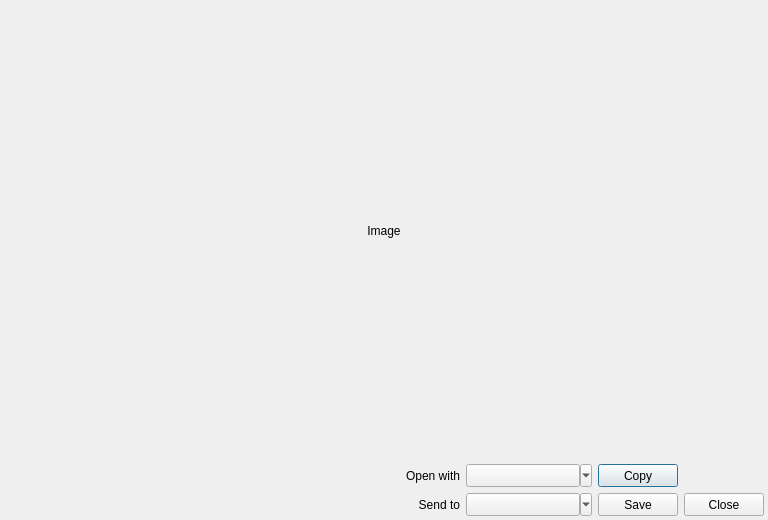
<?xml version="1.0" encoding="UTF-8"?>
<ui version="4.0">
 <class>ScreenshotDialog</class>
 <widget class="QDialog" name="ScreenshotDialog">
  <property name="geometry">
   <rect>
    <x>0</x>
    <y>0</y>
    <width>768</width>
    <height>520</height>
   </rect>
  </property>
  <property name="windowTitle">
   <string>Screenshot</string>
  </property>
  <layout class="QGridLayout" name="gridLayout">
   <property name="margin">
    <number>4</number>
   </property>
   <item row="0" column="0" colspan="5">
    <widget class="ImageLabel" name="imageLabel">
     <property name="sizePolicy">
      <sizepolicy hsizetype="MinimumExpanding" vsizetype="MinimumExpanding">
       <horstretch>0</horstretch>
       <verstretch>0</verstretch>
      </sizepolicy>
     </property>
     <property name="minimumSize">
      <size>
       <width>300</width>
       <height>200</height>
      </size>
     </property>
     <property name="text">
      <string>Image</string>
     </property>
     <property name="alignment">
      <set>Qt::AlignCenter</set>
     </property>
    </widget>
   </item>
   <item row="1" column="0">
    <spacer name="horizontalSpacer_2">
     <property name="orientation">
      <enum>Qt::Horizontal</enum>
     </property>
     <property name="sizeHint" stdset="0">
      <size>
       <width>396</width>
       <height>20</height>
      </size>
     </property>
    </spacer>
   </item>
   <item row="1" column="1">
    <widget class="QLabel" name="label">
     <property name="text">
      <string>Open with</string>
     </property>
     <property name="alignment">
      <set>Qt::AlignRight|Qt::AlignTrailing|Qt::AlignVCenter</set>
     </property>
    </widget>
   </item>
   <item row="1" column="2">
    <widget class="QToolButton" name="openWithButton">
     <property name="sizePolicy">
      <sizepolicy hsizetype="MinimumExpanding" vsizetype="Preferred">
       <horstretch>0</horstretch>
       <verstretch>0</verstretch>
      </sizepolicy>
     </property>
     <property name="text">
      <string/>
     </property>
     <property name="popupMode">
      <enum>QToolButton::MenuButtonPopup</enum>
     </property>
     <property name="toolButtonStyle">
      <enum>Qt::ToolButtonTextBesideIcon</enum>
     </property>
     <property name="arrowType">
      <enum>Qt::NoArrow</enum>
     </property>
    </widget>
   </item>
   <item row="1" column="3">
    <widget class="QPushButton" name="copyButton">
     <property name="sizePolicy">
      <sizepolicy hsizetype="Minimum" vsizetype="Preferred">
       <horstretch>0</horstretch>
       <verstretch>0</verstretch>
      </sizepolicy>
     </property>
     <property name="toolTip">
      <string>Copy the image to clipboard</string>
     </property>
     <property name="text">
      <string>Copy</string>
     </property>
     <property name="icon">
      <iconset theme="edit-copy">
       <normaloff/>
      </iconset>
     </property>
    </widget>
   </item>
   <item row="2" column="0">
    <spacer name="horizontalSpacer">
     <property name="orientation">
      <enum>Qt::Horizontal</enum>
     </property>
     <property name="sizeHint" stdset="0">
      <size>
       <width>396</width>
       <height>20</height>
      </size>
     </property>
    </spacer>
   </item>
   <item row="2" column="1">
    <widget class="QLabel" name="label_2">
     <property name="text">
      <string>Send to</string>
     </property>
     <property name="alignment">
      <set>Qt::AlignRight|Qt::AlignTrailing|Qt::AlignVCenter</set>
     </property>
    </widget>
   </item>
   <item row="2" column="2">
    <widget class="QToolButton" name="sendToButton">
     <property name="sizePolicy">
      <sizepolicy hsizetype="MinimumExpanding" vsizetype="Preferred">
       <horstretch>0</horstretch>
       <verstretch>0</verstretch>
      </sizepolicy>
     </property>
     <property name="text">
      <string/>
     </property>
     <property name="popupMode">
      <enum>QToolButton::MenuButtonPopup</enum>
     </property>
     <property name="toolButtonStyle">
      <enum>Qt::ToolButtonTextBesideIcon</enum>
     </property>
     <property name="arrowType">
      <enum>Qt::NoArrow</enum>
     </property>
    </widget>
   </item>
   <item row="2" column="3">
    <widget class="QPushButton" name="saveAsButton">
     <property name="sizePolicy">
      <sizepolicy hsizetype="Minimum" vsizetype="Preferred">
       <horstretch>0</horstretch>
       <verstretch>0</verstretch>
      </sizepolicy>
     </property>
     <property name="text">
      <string>Save</string>
     </property>
     <property name="icon">
      <iconset theme="document-save">
       <normaloff/>
      </iconset>
     </property>
    </widget>
   </item>
   <item row="2" column="4">
    <widget class="QPushButton" name="closeButton">
     <property name="sizePolicy">
      <sizepolicy hsizetype="Minimum" vsizetype="Preferred">
       <horstretch>0</horstretch>
       <verstretch>0</verstretch>
      </sizepolicy>
     </property>
     <property name="text">
      <string>Close</string>
     </property>
     <property name="icon">
      <iconset theme="window-close">
       <normaloff/>
      </iconset>
     </property>
    </widget>
   </item>
  </layout>
 </widget>
 <customwidgets>
  <customwidget>
   <class>ImageLabel</class>
   <extends>QLabel</extends>
   <header>viewshow.screenshot_dialog</header>
  </customwidget>
 </customwidgets>
 <tabstops>
  <tabstop>saveAsButton</tabstop>
  <tabstop>closeButton</tabstop>
  <tabstop>openWithButton</tabstop>
  <tabstop>sendToButton</tabstop>
  <tabstop>copyButton</tabstop>
 </tabstops>
 <resources/>
 <connections>
  <connection>
   <sender>closeButton</sender>
   <signal>clicked()</signal>
   <receiver>ScreenshotDialog</receiver>
   <slot>reject()</slot>
   <hints>
    <hint type="sourcelabel">
     <x>725</x>
     <y>496</y>
    </hint>
    <hint type="destinationlabel">
     <x>383</x>
     <y>259</y>
    </hint>
   </hints>
  </connection>
 </connections>
</ui>
